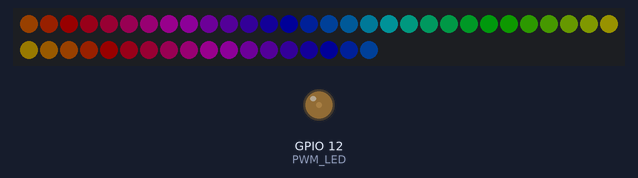
This sketch was run on a simulated ESP32. On the bench: 48 RGB LEDs in strip order, left to right, continuing on the next row, output pins drawn as LEDs (lit = HIGH). Dim RGB values are drawn brighter than linear.

Above: at 0.45 s.
At 1.65 s:
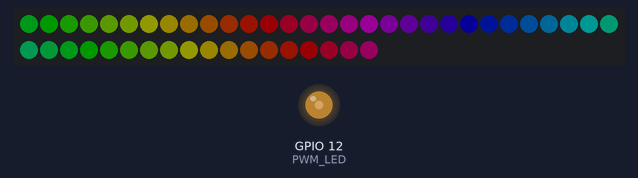
At 3.16 s:
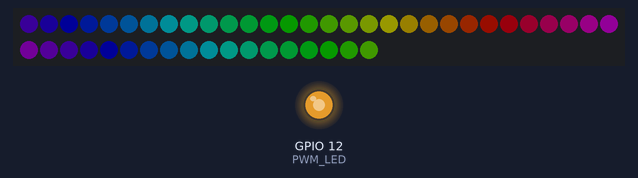
At 39.65 s:
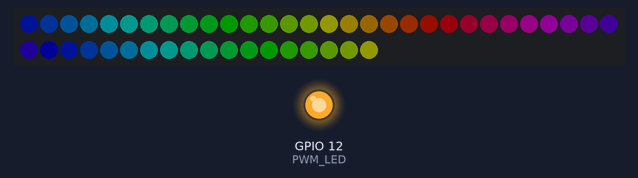
Timing chart, 0 to 40.0 s (numbered marks = the images above):
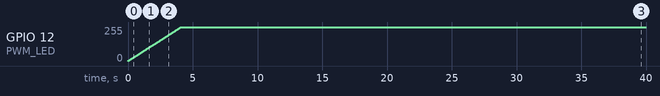

Measured:
- by itself, GPIO 12 (PWM_LED): moves from 0/255 to 255/255 over 4.1 s

The sketch:

node-fw.ino
```cpp
uint32_t led_pwm_timestamp = 0;
uint32_t led_rgb_timestamp = 0;


void setup()
{
    led_pwm_setup();
    led_rgb_setup();

    led_pwm_timestamp = millis();
    led_rgb_timestamp = millis();
}

void loop()
{
    if( millis() - led_rgb_timestamp >= 20 )
    {
        led_pwm_loop();
    }

    if( millis() - led_rgb_timestamp >= 10 )
    {
        led_rgb_loop();
    }


}
```

led_pwm.ino
```cpp
// External PWM - White LED

#define PWM_LED 12  // MicroMod PWM1, ESP32 GPIO12

const uint8_t pwm_led_channel = 0;
const uint8_t pwm_resolution = 8;
const uint16_t pwm_freq = 2000;

void led_pwm_setup(void)
{
    ledcSetup( pwm_led_channel, pwm_freq, pwm_resolution );
    ledcAttachPin( PWM_LED, pwm_led_channel );
}

void led_pwm_loop(void)
{
    ledcWrite( pwm_led_channel, millis() >> 4 );
}
```

led_rgb.ino
```cpp
// Internal LED rings

#include <APA102.h>

#define RGB_DATA (16)  // Carrier 54, MicroMod RX1/AUDOUT, ESP32 GPIO16
#define RGB_CLK (27)  // Carrier/MicroMod D1, ESP32 GPIO27
#define APA102_COUNT (48)

APA102<RGB_DATA, RGB_CLK> ledStrip;

rgb_color colors[APA102_COUNT];
const uint8_t brightness = 3;

rgb_color hsv_to_rgb( uint16_t h, uint8_t s, uint8_t v );
rgb_color breathe( uint16_t hue, uint8_t saturation, uint8_t brightMul, uint32_t period, uint32_t systick );

void led_rgb_setup()
{
    // Turn the strip off
    ledStrip.write(colors, APA102_COUNT, 0);
}

void led_rgb_loop()
{
  uint8_t time = millis() >> 4; // RGB wheel time
//  uint32_t time_now = millis();

  for( uint16_t i = 0; i < APA102_COUNT; i++ )
  {
//    colors[i] = breathe( 0, 255, 1, 2000, time_now );
//    RGB wheel
    uint8_t p = time - i * 8;
    colors[i] = hsv_to_rgb((uint32_t)p * 359 / 256, 255, 255);
  }

  ledStrip.write(colors, APA102_COUNT, brightness);
}

/* Converts a color from HSV to RGB.
 * h is hue, as a number between 0 and 360.
 * s is the saturation, as a number between 0 and 255.
 * v is the value, as a number between 0 and 255.
 */
rgb_color hsv_to_rgb( uint16_t h, uint8_t s, uint8_t v )
{
    uint8_t f = (h % 60) * 255 / 60;
    uint8_t p = (255 - s) * (uint16_t)v / 255;
    uint8_t q = (255 - f * (uint16_t)s / 255) * (uint16_t)v / 255;
    uint8_t t = (255 - (255 - f) * (uint16_t)s / 255) * (uint16_t)v / 255;

    uint8_t r = 0;
    uint8_t g = 0;
    uint8_t b = 0;

    switch((h / 60) % 6)
    {
        case 0: r = v; g = t; b = p; break;
        case 1: r = q; g = v; b = p; break;
        case 2: r = p; g = v; b = t; break;
        case 3: r = p; g = q; b = v; break;
        case 4: r = t; g = p; b = v; break;
        case 5: r = v; g = p; b = q; break;
    }

    return rgb_color(r, g, b);
}

/* Sine-fade a hue/saturation over time
 * hue is between 0 and 360.
 * saturation is between 0 and 255.
 * brightMul is a >0 scaling factor to convert from the 0-1 intermediate
 */
rgb_color breathe( uint16_t hue, uint8_t saturation, uint8_t brightMul, uint32_t period, uint32_t systick )
{
//  float brightness = 0.5f * (1.0f + sinf(time / 10000));

  uint32_t time_slice = systick % period;      // returns a value between 0 and period-1;
  float angle = (PI * time_slice) / period; // mapping to degrees
  float brightness = 100 * sinf(angle);

  return hsv_to_rgb( hue, saturation, brightness * brightMul );
}
```
